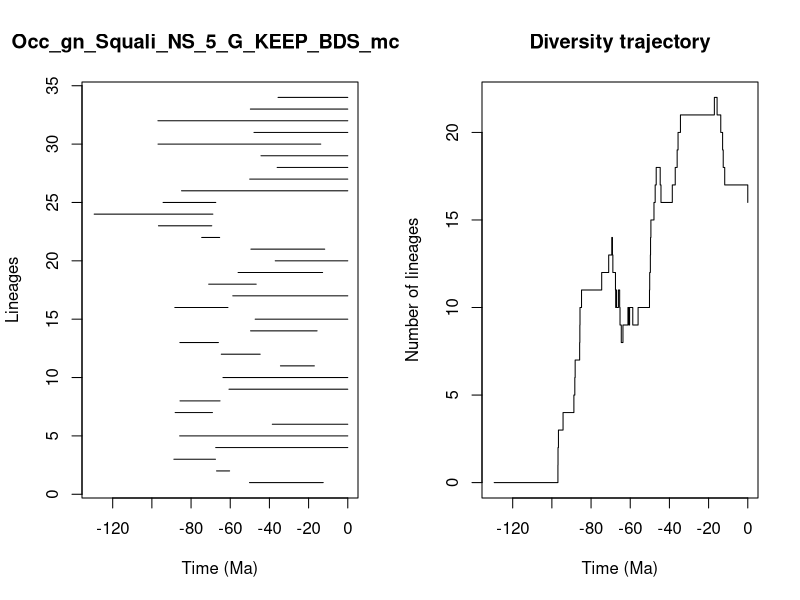

Write the R code that produced this figure.


pdf(file='../Results/Genus_NS/5_MA_bins_EP/pyrate_mcmc_logs/Occ_gn_Squali_NS_5_G_KEEP_BDS_mcmc_LTT.pdf',width=0.6*20, height=0.6*10)
title = "Occ_gn_Squali_NS_5_G_KEEP_BDS_mcmc"
ts=c(50.1751621027412, 66.99317539065598,88.76566953095866,67.42361158276711,85.82276070240157,38.530368716809434,88.11594919057424,85.64280933032151,60.64618342261809,63.716294376635965,34.373541088892885,64.57659692533925,85.71520461842162,49.62811116879056,47.271145257201525,88.28967338279938,58.70354652075784,70.99826997874673,55.99391168832803,37.03056797498672,49.45328851971782,74.57007563567898,96.64698852795784,129.45144566624379,94.29503830711957,84.86491850527194,50.06587115267075,36.05211726116477,44.30735358567496,96.86640431410906,47.883831602931195,96.91388926797498,49.72614136931385,35.59219748517132)
te=c(12.534833763226954, 60.3211091009625,67.54069286885738,0.0,0.0,0.0,69.0745362635993,65.21451340679921,0.0,0.0,17.056238876921274,44.70821757038873,66.03590613860655,15.665342043028886,0.0,61.17037594810786,0.0,46.745381797304496,12.849148688712013,0.0,11.770218775843135,65.39886828103299,69.42564241662772,68.86838073849155,67.3783722393581,0.0,0.0,0.0,0.0,13.79066396092381,0.0,0.0,0.0,0.0)
div_traj=c(0, 1,2,3,4,5,6,7,8,9,10,11,12,13,14,13,12,11,10,11,10,11,10,9,8,9,10,9,10,9,10,11,12,13,14,15,16,17,18,17,16,17,18,19,20,21,22,21,20,19,18,17,16)
time_events=c(129.45144566624379, 96.91388926797498,96.86640431410906,96.64698852795784,94.29503830711957,88.76566953095866,88.28967338279938,88.11594919057424,85.82276070240157,85.71520461842162,85.64280933032151,84.86491850527194,74.57007563567898,70.99826997874673,69.42564241662772,69.0745362635993,68.86838073849155,67.54069286885738,67.42361158276711,67.3783722393581,66.99317539065598,66.03590613860655,65.39886828103299,65.21451340679921,64.57659692533925,63.716294376635965,61.17037594810786,60.64618342261809,60.3211091009625,58.70354652075784,55.99391168832803,50.1751621027412,50.06587115267075,49.72614136931385,49.62811116879056,49.45328851971782,47.883831602931195,47.271145257201525,46.745381797304496,44.70821757038873,44.30735358567496,38.530368716809434,37.03056797498672,36.05211726116477,35.59219748517132,34.373541088892885,17.056238876921274,15.665342043028886,13.79066396092381,12.849148688712013,12.534833763226954,11.770218775843135,0.0)
                par(mfrow=c(1,2))
                L = length(ts)
                plot(ts, 1:L , xlim=c(-max(ts)-1,0), pch=20, type="n", main=title,xlab="Time (Ma)",ylab="Lineages")
                for (i in 1:L){segments(x0=-te[i],y0=i,x1=-ts[i],y1=i)}    
                t = -time_events
                plot(div_traj ~ t,type="s", main = "Diversity trajectory",xlab="Time (Ma)",ylab="Number of lineages",xlim=c(-max(ts)-1,0))
                abline(v=c(65,200,251,367,445),lty=2,col="gray")
                
